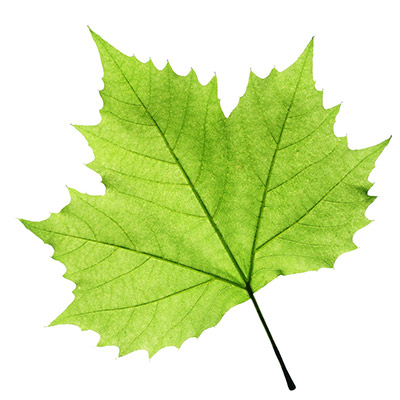
//> input picture immagini/foglia.png, 400 x 400 px
$ ./Harris   (built with g++ and OpenCV 4)
//> lines starting //> are read from the running program, lines starting //| are printed output that depends on the picture; after the words box and inside, x2 and y2 are one past the last pixel; in counts of white or black regions, pixels touching at a corner belong together
#include <opencv2/opencv.hpp>
using namespace std;
using namespace cv;

Mat harris(Mat &input, float k, int threshTH) {
    Mat img = input.clone();

    // 1. Computo la derivata orizzontale e verticale
    Mat Dx, Dy;
    Sobel(img, Dx, CV_32F, 1, 0, 3);
    Sobel(img, Dy, CV_32F, 0, 1, 3);

    // 2. Calcolo il prodotto delle derivate parziali
    Mat DxDy;
    multiply(Dx, Dy, DxDy);

    // 3. Elevo le derivate in potenza di 2 e uso il filtro gaussiano
    Mat Dx2, Dy2;
    pow(Dx, 2, Dx2);
    pow(Dy, 2, Dy2);
    GaussianBlur(Dx2, Dx2, Size(3, 3), 0, 0);
    GaussianBlur(Dy2, Dy2, Size(3, 3), 0, 0);
    GaussianBlur(DxDy, DxDy, Size(3, 3), 0, 0);

    // 4. Calcolo le diagonali della matrice di derivazione
    Mat mainDiagMult, secondDiagMult;
    multiply(Dx2, Dy2, mainDiagMult);
    multiply(DxDy, DxDy, secondDiagMult);

    // 5. Computo i componenti per la formula di Harris
    Mat det = mainDiagMult - secondDiagMult, trace;
    pow(Dx2 + Dy2, 2, trace);

    // 6. Formula di Harris
    Mat R = det - (k * trace);

    // 7. Applico la normalizzazione e la sogliatura per individuare i bordi
    normalize(R, R, 0, 255, NORM_MINMAX, CV_8U);
    threshold(R, R, threshTH, 255, THRESH_BINARY);

    // 8. Cerchio i corner dell'immagine
    Mat out = input.clone();
    for (int x = 0; x < R.rows; x++)
        for (int y = 0; y < R.cols; y++)
            if (R.at<uchar>(x, y) > 0)
                circle(out, Point(y, x), 3, Scalar(0), 1, 8, 0);

    return out;
}

int main(int argc, char **argv) {
    const char *path = argc > 1 ? argv[1] : "../immagini/foglia.png";
    Mat src = imread(samples::findFile(path), IMREAD_GRAYSCALE);
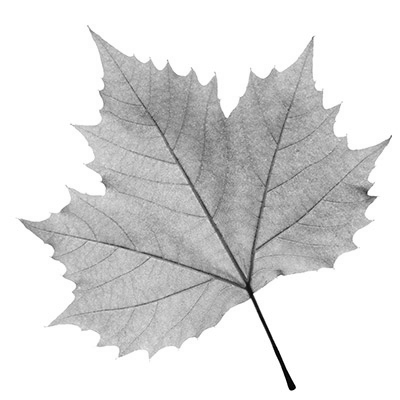
//> src: 400 rows x 400 cols, CV_8UC1; min 0, max 255, mean 219.7

    //Mat src = imread(argv[1],IMREAD_GRAYSCALE);
    if (src.empty()) return -1;

    float k = 0.05;
    int threshTH = 145;
    Mat dst = harris(src, k, threshTH);
//> in harris, `Sobel(img, Dx, CV_32F, 1, 0, 3);`:
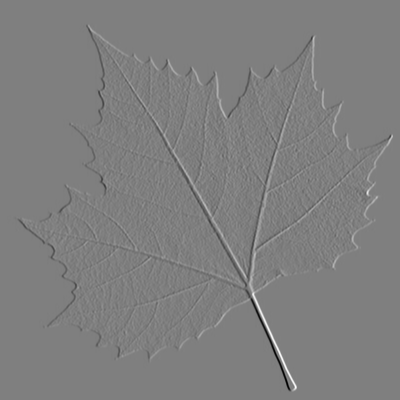
//> Dx: 400 rows x 400 cols, CV_32FC1; min -1014, max 1019, mean 0; drawn with min black and max white
//> in harris, `Sobel(img, Dy, CV_32F, 0, 1, 3);`:
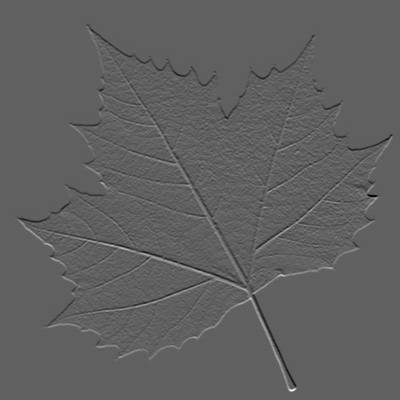
//> Dy: 400 rows x 400 cols, CV_32FC1; min -613, max 1004, mean 0; drawn with min black and max white
//> in harris, `multiply(DxDy, DxDy, secondDiagMult);`:
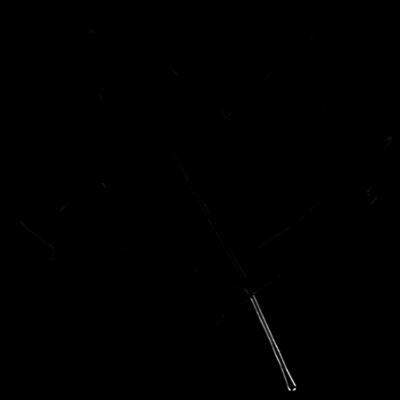
//> secondDiagMult: 400 rows x 400 cols, CV_32FC1; min 0, max 9.27e+10, mean 134133160; drawn with min black and max white
//> in harris, `Mat R = det - (k * trace);`:
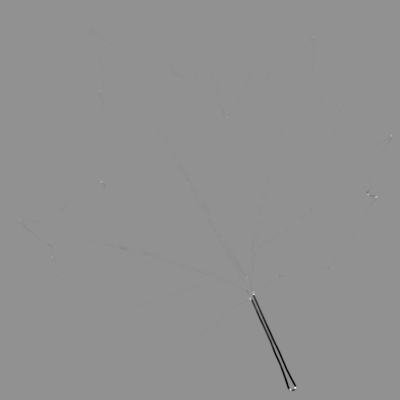
//> R: 400 rows x 400 cols, CV_32FC1; min -2.33e+10, max 1.76e+10, mean -43766684; drawn with min black and max white
//> in harris, `threshold(R, R, threshTH, 255, THRESH_BINARY);`:
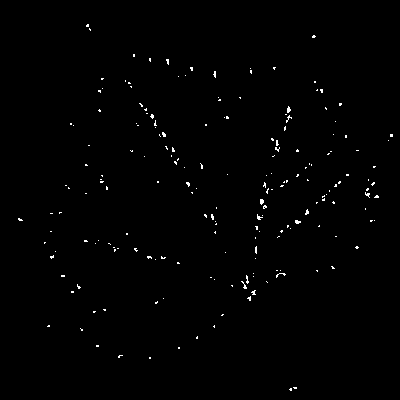
//> R: 400 rows x 400 cols, CV_8UC1; 0.67% white in thin lines or dots, all inside (x1, y1, x2, y2) = (18, 24, 393, 391)
//> after the loop in harris, `for (int x = 0; x < R.rows; x++)`:
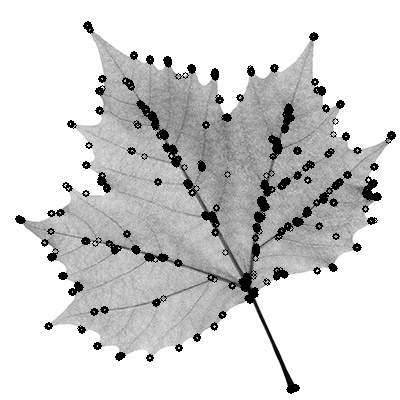
//> out: 400 rows x 400 cols, CV_8UC1; 4.95% of pixels changed, all inside (x1, y1, x2, y2) = (15, 21, 396, 394)

    imshow("Harris", dst);
    waitKey(0);

    return 0;
}
